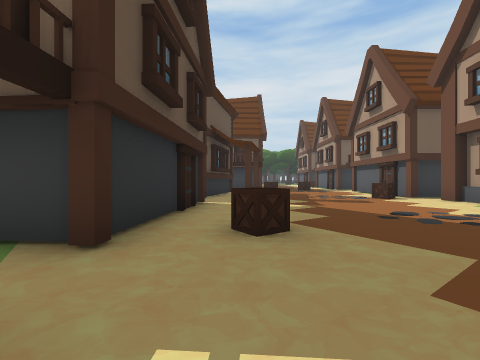
view 1 (above)

17 first-person views from a walk through a Unity game level. The camera is 1.2 m above the floor, looks level and sees 90° across. The floor is counted in squares, 2 m on a side. Each view is taken from the middle of a square. On the plan, view 1 faces up. The plan holds only what a view shows up to about 9 squares ahead; the rest is blank. The place goes on beyond the plan. The player is left out.

view 2
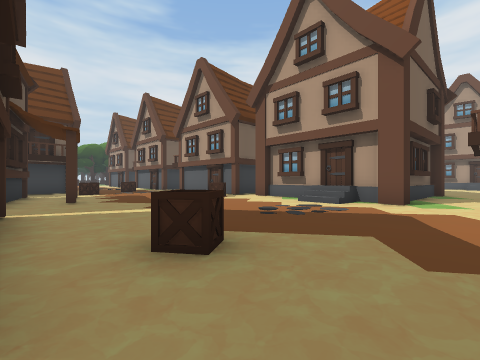

view 3
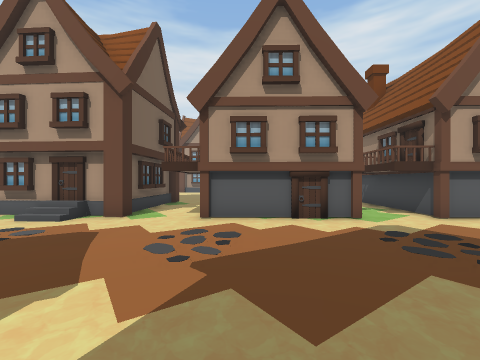

view 4
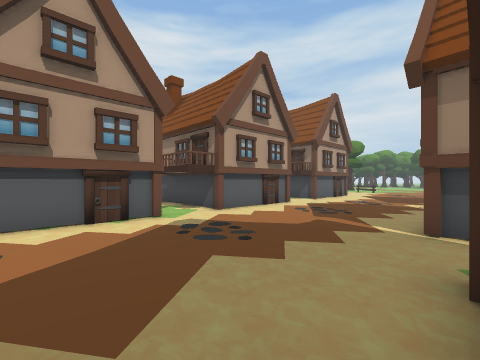

view 5
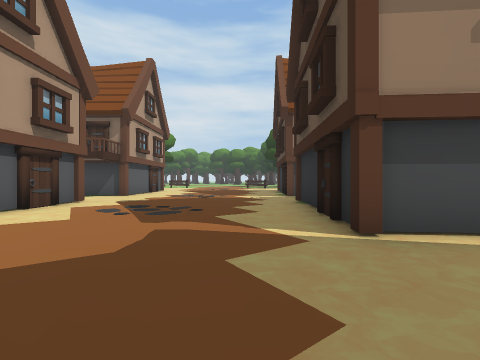

view 6
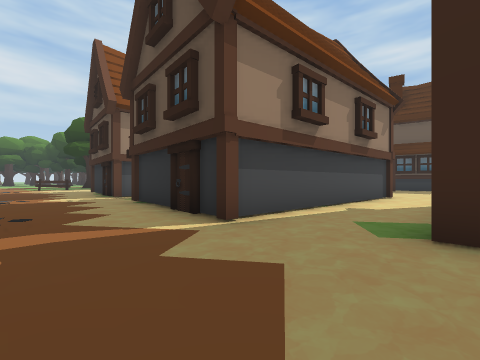

view 7
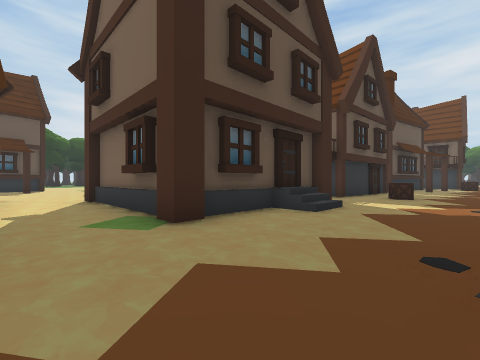

view 8
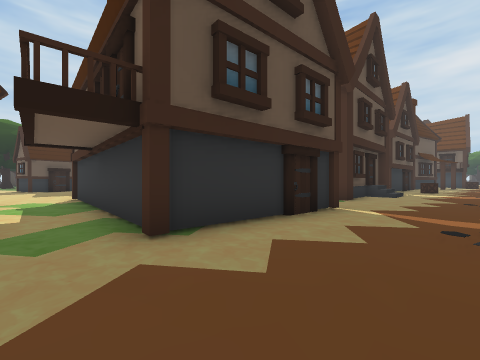

view 9
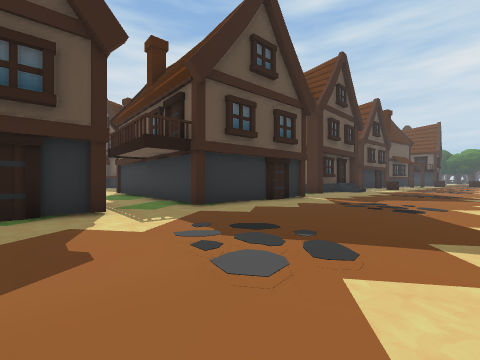

view 10
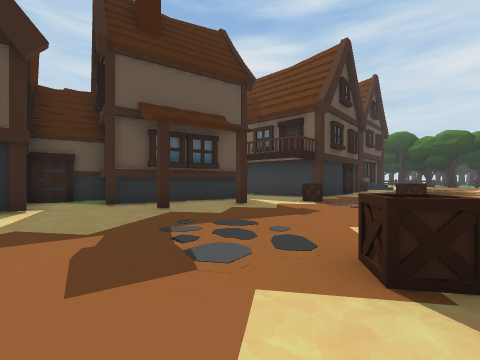

view 11
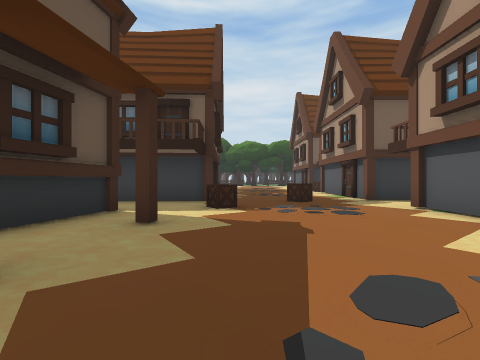

view 12
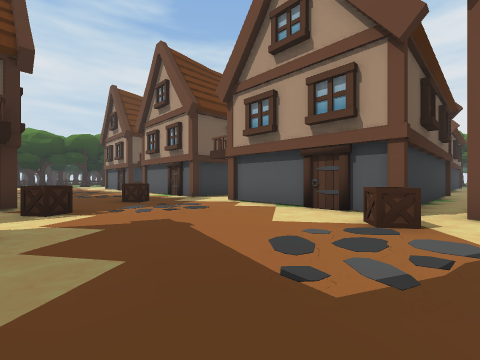

view 13
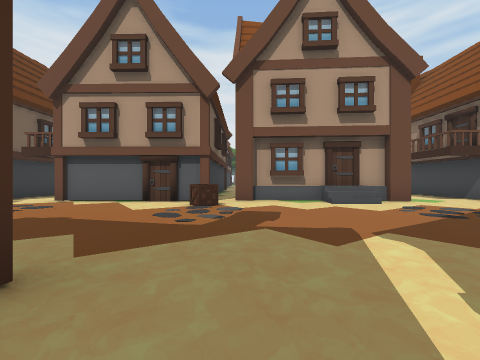

view 14
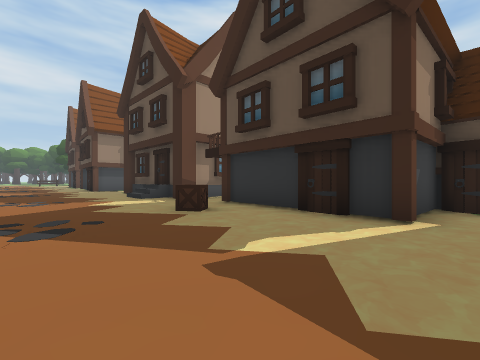

view 15
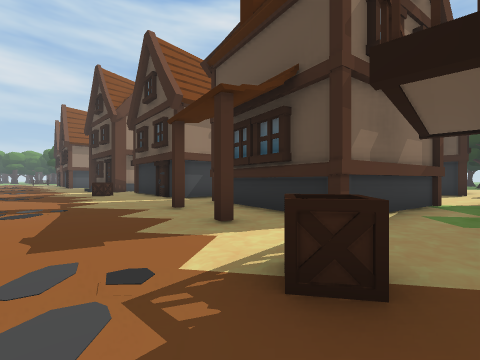

view 16
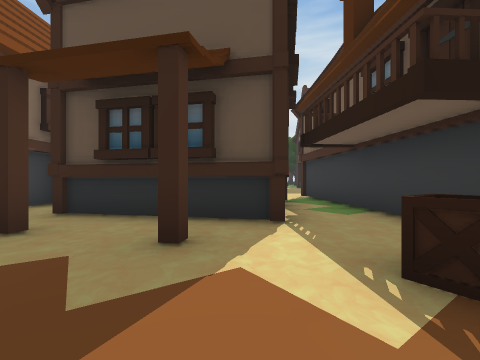

view 17
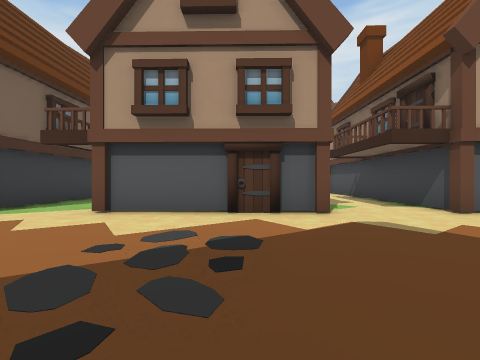

### Floor plan
Key: @ floor where view 1 was taken; # wall or solid block; . main floor; : floor 0.75 m higher than the main floor; / step, stairs or slope; O other object.
Columns run from 10 left of view 1 to 7 right of it. Each row starts with its distance up from view 1.
 15           ##....##
 14        ####O..O.O#
 13  .................
 12  #....##O...O...O
 11          #......#
 10          #......#
  9         ##......O
  8      OOO#O.....OO#
  7      OOO........OO
  6        ###......O
  5          O......O
  4          .......O
  3          .O.....OO
  2         #O........
  1         ..........
  0        OOO@.....##
 -1         O:/.....#
 -2          O/.....#
 -3          O.....O#
 -4  ....OOOOO......##
 -5 ..................
 -6 ...O..............
 -7        ###......##
 -8          #......#
 -9          #.....O#
-10   .O######......#
-11  .................
-12  .................
-13          #.....O##
-14          O.....

Where each view was taken, in squares from view 1:
view 1: 0 up, 0 right, facing up
view 2: 1 up, 1 left, facing up-right
view 3: 1 down, 1 left, facing right
view 4: 1 down, 1 left, facing down-right
view 5: 4 down, 1 right, facing down
view 6: 4 down, 2 right, facing down-left
view 7: 6 down, 2 right, facing up-left
view 8: 12 down, 2 right, facing up-left
view 9: 14 down, 4 right, facing up-left
view 10: 6 up, 5 right, facing up-left
view 11: 7 up, 2 right, facing up
view 12: 7 up, 1 right, facing up-right
view 13: 7 up, 1 left, facing right
view 14: 7 up, 3 right, facing down-left
view 15: 13 up, 3 right, facing down-left
view 16: 11 up, 3 right, facing left
view 17: 9 down, 1 right, facing right
